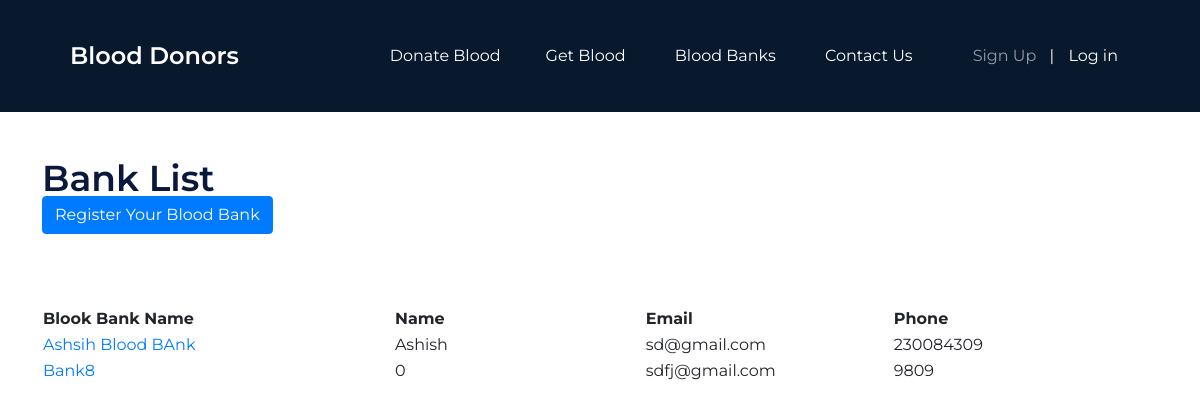
/blood_bank_list, run on the app's committed database.
### mysite/models.py (models this page shows, shortened)
class BloodBanks(models.Model):
    blood_bank_name = models.CharField(max_length=200)
    contact_person = models.CharField(max_length=200)
    email = models.CharField(max_length=200)
    phone = models.CharField(max_length=200)
    country = models.CharField(max_length=200)
    address = models.CharField(max_length=200)
    about = models.CharField(max_length=200)

### mysite/views.py (the view)
# urls.py: path("blood_bank_list", blood_bank_list, name="bank_list"),
def blood_bank_list(request):
    template_name = "banks_list.html"
    data = BloodBanks.objects.all()
    context = {
        "object_list": data
    }
    return render(request, template_name=template_name, context=context)

### mysite/templates/banks_list.html (shortened to what this page needs)
{% extends "base.html" %}
{% block content %}
<h2>Bank List</h2>
<a class="btn btn-primary" href="{% url 'blood_bank_create' %}" role="button">Register Your Blood Bank</a>
<br>
<br>
<br>
<br>
    <table>
        <tr>
            <th style="padding-right: 200px;">Blook Bank Name</th>
            <th style="padding-right: 200px;">Name</th>
            <th style="padding-right: 200px;">Email</th>
            <th style="padding-right: 200px;">Phone</th>
        </tr>
    {% for obj in object_list %}
        <tr>
            <td><a href="/blood_bank_list/{{obj.pk}}/">{{obj.blood_bank_name}}</a></td>
            <td>{{obj.contact_person}}</td>
            <td>{{obj.email}}</td>
            <td>{{obj.phone}}</td>
        </tr>
    {% endfor %}
</table>
{% endblock content %}

### mysite/static/css/style.css (style rules this page uses)
html, body { height: 100%; font-family: "Montserrat", sans-serif; -webkit-font-smoothing: antialiased; font-smoothing: antialiased; }
h1, h2, h3, h4, h5, h6 { margin: 0; color: #0a183d; font-weight: 600; line-height: 1; }
h2 { font-size: 36px; }

### data on the page
BloodBanks: blood_bank_name "Ashsih Blood BAnk", contact_person "Ashish", email "sd@gmail.com", phone "230084309"
BloodBanks: blood_bank_name "Bank8", contact_person "0", email "sdfj@gmail.com", phone "9809"
